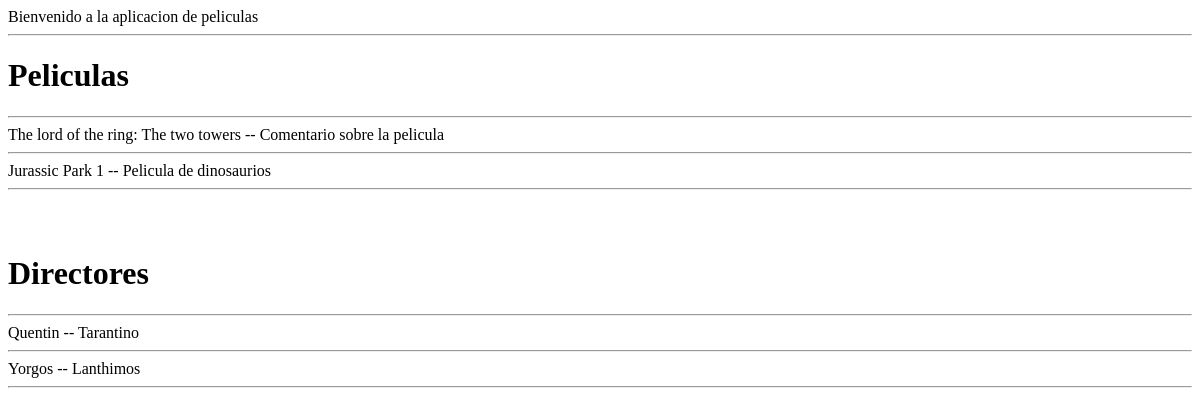
Before: / with the older database file.
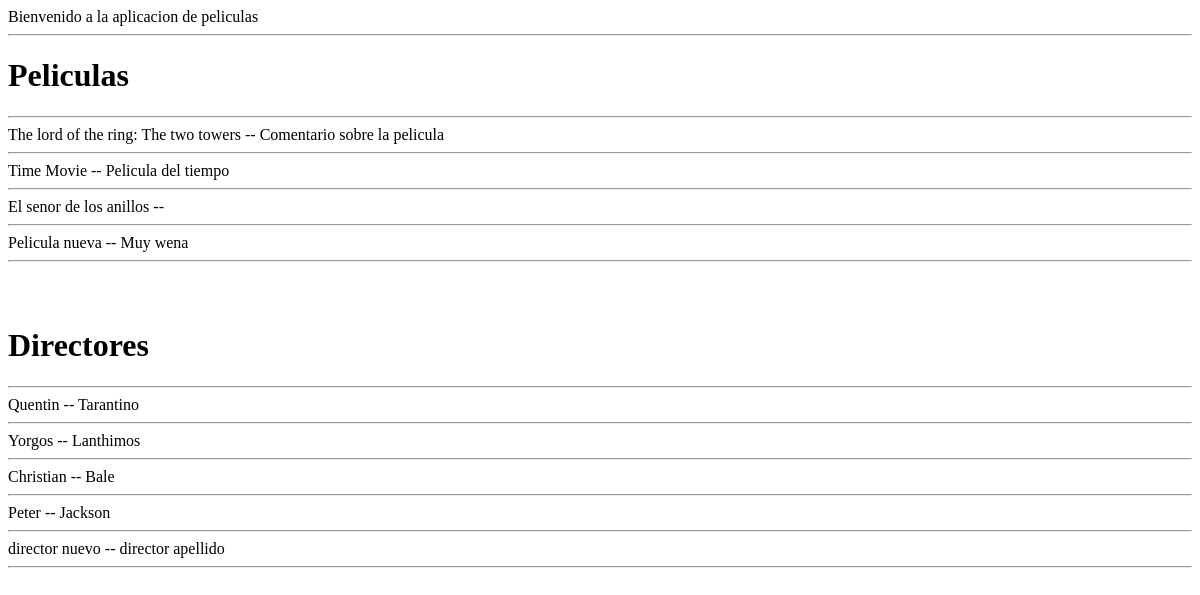
After: the same page with the newer database file.
### movie/models.py (models this page shows, shortened)
class Movie(models.Model):
    name = models.CharField(max_length=100)
    comment = models.TextField()
    imdb = models.IntegerField(default=1)
    director = models.ForeignKey(
        'Director',
        on_delete=models.CASCADE
    )
    actores = models.ManyToManyField(
        'Actor'
    )

class Director(models.Model):
    name = models.CharField(max_length=100)
    last_name = models.CharField(max_length=100)

### movie/views.py (the view)
# urls.py: 2. Add a URL to urlpatterns:  path('', views.home, name='home')
def home(request):
    movie_list = Movie.objects.all()
    directors_list = Director.objects.all()
    context = {
        "movies": movie_list,
        "directors": directors_list
    }
    return render(
        request,
        'index.html',
        context
    )

### movie/templates/index.html (shortened to what this page needs)
<!DOCTYPE html>
<html lang="en">
<head>
</head>
    <body>
        Bienvenido a la aplicacion de peliculas
        <hr>
        <h1>Peliculas</h1>
        <hr>
        {% for movie in movies %}
            {{movie.name }} -- {{movie.comment}} <hr>
        {% endfor %}
        <br><br>
        <h1>Directores</h1>
        <hr>
        {% for director in directors %}
            {{director.name}} -- {{director.last_name}} <hr>
        {% endfor %}
    </body>
</html>

Changed rows visible on the page:
changed Movie: name "Jurassic Park 1" → "Time Movie"; comment "Pelicula de dinosaurios" → "Pelicula del tiempo"
added Movie: name "El senor de los anillos"
added Movie: name "Pelicula nueva", comment "Muy wena"
added Director: name "Christian", last_name "Bale"
added Director: name "Peter", last_name "Jackson"
added Director: name "director nuevo", last_name "director apellido"
